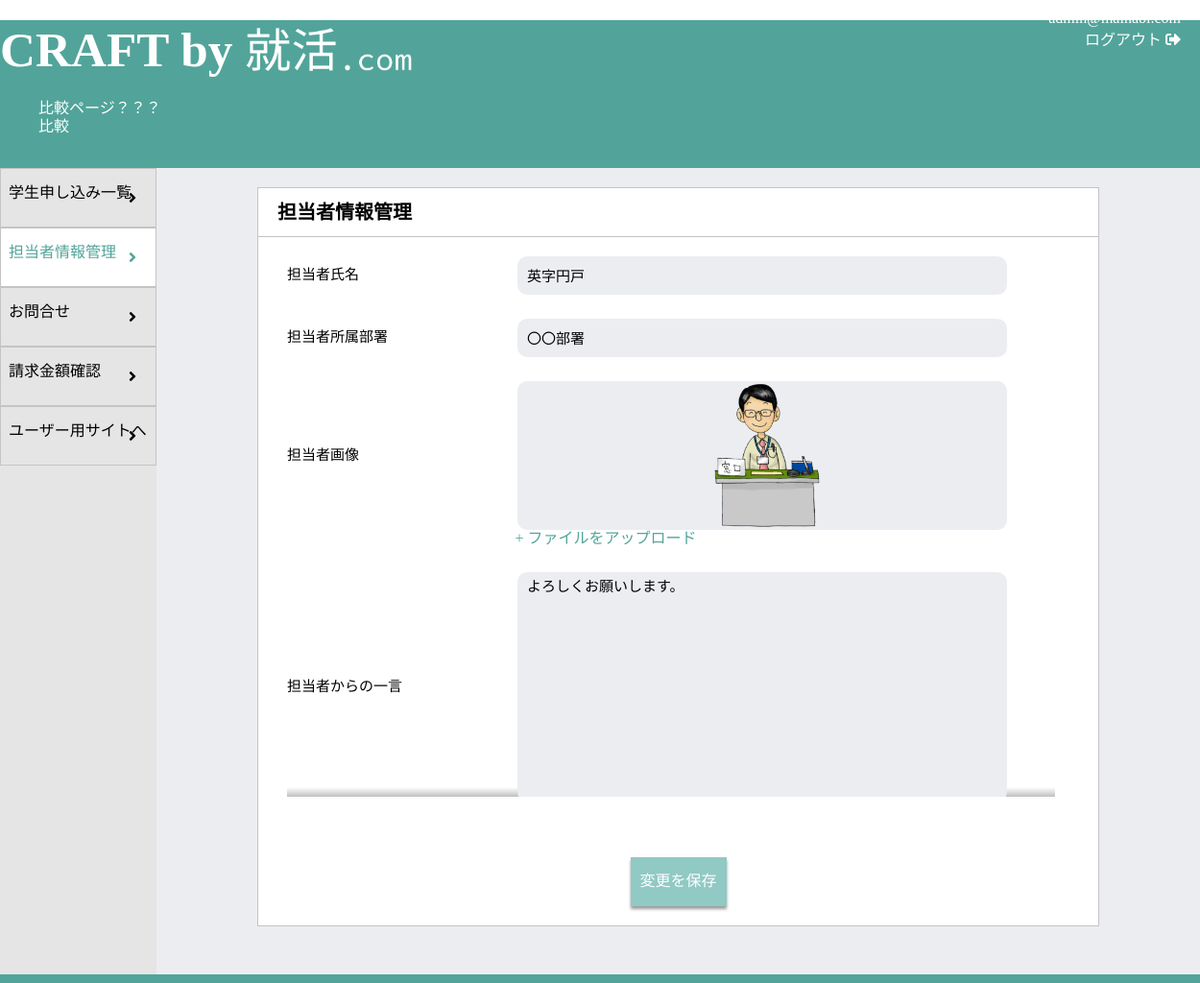
/agent_admin/edit_info.php (signed in), run on the app's committed database.
### tables this page shows
CREATE TABLE agent_users_info (
    id INT AUTO_INCREMENT NOT NULL PRIMARY KEY,
    user_id INT NOT NULL,
    name VARCHAR(255) NOT NULL,
    dept VARCHAR(255) NOT NULL,
    image VARCHAR(255) NOT NULL,
    message VARCHAR(255) NOT NULL,
    agent_name VARCHAR(255) NOT NULL
);

### src/agent_admin/edit_info.php (the view, shortened to what this page needs)
<?php
require('../dbconnect.php');
$id = $_SESSION['id'];
$stmt = $db->query("SELECT COUNT(*) FROM agent_users_info WHERE user_id = '$id'");
$count = $stmt->fetch();
$stmt = $db->query("SELECT * FROM agent_users_info WHERE user_id = '$id'");
$result = $stmt->fetch();
if ($count[0] != 0) {
  $mode = "edit";
}
?>
<!DOCTYPE html>
<html>
<body>
  <?php require('../_header.php');
  ?>
  <div class="util_logout">
      <p class="util_logout_email"><?= $_SESSION['check_email'] ?></p>
      <a href="./login/logout.php">
      ログアウト
      <i class="fas fa-sign-out-alt"></i>
      </a>
  </div>
  <div class="util_container">
    <div class="util_sidebar">
      <div class="util_sidebar_button">
        <a class="util_sidebar_link" href="/agent_admin/students_info.php">学生申し込み一覧</a>
        <i class="fas fa-angle-right"></i>
      </div>
      <div class="util_sidebar_button util_sidebar_button--selected">
        <a class="util_sidebar_link util_sidebar_link--selected" href="/agent_admin/edit_info.php">担当者情報管理</a>
        <i class="fas fa-angle-right"></i>
      </div>
      <div class="util_sidebar_button">
        <a class="util_sidebar_link" href="/agent_admin/inquiries.php">お問合せ</a>
        <i class="fas fa-angle-right"></i>
      </div>
      <div class="util_sidebar_button">
        <a class="util_sidebar_link" href="/agent_admin/invoice.php">請求金額確認</a>
        <i class="fas fa-angle-right"></i>
      </div>
      <div class="util_sidebar_button">
        <a class="util_sidebar_link" href="/userpage/top.php" target="_blank">ユーザー用サイトへ</a>
        <i class="fas fa-angle-right"></i>
      </div>
    </div>
    <div class="util_content">
      <div class="util_title">
        <h2 class="util_title--text">
          担当者情報管理
        </h2>
      </div>
      <div class="change">
        <?php if ($mode == "add") { ?>
          <form action="" method="post" enctype="multipart/form-data">
            <div class="change_item">
              <label class="change_item--label" for="name">担当者氏名</label>
              <input class="change_item--input" type="text" name="name" required>
            </div>
            <div class="change_item">
              <label class="change_item--label" for="dept">担当者所属部署</label>
              <input class="change_item--input" type="text" name="dept" required>
            </div>
            <div class="change_item preview">
              <label class="change_item--label" for="image">担当者画像</label>
              <img class="preview_img" src="images/grey.png" id="add_image" style="height: 15vh;"></img>
              <img class="preview_img preview_img--hide" id="add_preview">
              <label class="change_item--button" for="image" onclick="upload_file()">+ ファイルをアップロード</label>
              <input class="change_item--image preview_input" id="image" type="file" name="image" accept='image/*' onchange="previewImage(this);">
              <script>
                function previewImage(obj) {
                  var fileReader = new FileReader();
                  fileReader.onload = (function() {
                    document.getElementById('add_preview').src = fileReader.result;
                  });
                  fileReader.readAsDataURL(obj.files[0]);
                }
                const add_preview = document.getElementById('add_preview');
                const add_image = document.getElementById('add_image');
                function upload_file() {
                  add_preview.style.display = 'block';
                  add_image.style.display = 'none';
                }
              </script>
            </div>
            <div class="change_item">
              <label class="change_item--label" for="message">担当者からの一言</label>
              <textarea class="change_item--textarea" name="message"></textarea>
            </div>
            <input class="change_button" type="submit" value="変更を保存" name="submit">
          </form>
        <?php } elseif ($mode == "edit") { ?>
          <form action="" method="post" enctype="multipart/form-data">
            <div class="change_item">
              <label class="change_item--label" for="name">担当者氏名</label>
              <input class="change_item--input" type="text" name="name" value="<?= $result['name'] ?>" required>
            </div>
            <div class="change_item">
              <label class="change_item--label" for="dept">担当者所属部署</label>
              <input class="change_item--input" type="text" name="dept" value="<?= $result['dept'] ?>" required>
            </div>
            <div class="change_item preview">
              <label class="change_item--label" for="image">担当者画像</label>
              <img class="preview_img" src="images/<?= $result['image'] ?>" alt="" style="height: 15vh" id="manager_image">
              <label class="change_item--button" for="image" onclick="upload_file()">+ ファイルをアップロード</label>
            </div>
            <div class="change_item">
              <label class="change_item--label" for="message">担当者からの一言</label>
              <textarea class="change_item--textarea" name="message"><?= $result['message'] ?></textarea>
            </div>
          </form>
        <?php } ?>
      </div>
    </div>
  </div>
  <?php require('../_footer.php'); ?>
</body>
</html>

### data on the page
agent_users_info: name "英字円戸", dept "〇〇部署", image (picture), message "よろしくお願いします。"

### other printed values
$_SESSION['check_email'] "admin@mainabi.com"
